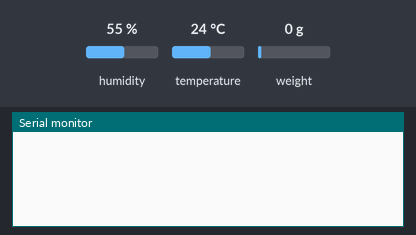
Simulated run of this sketch. Board: Arduino Uno, built with avr-gcc and run on an emulated ATmega328P. Parts: the last lines printed to the serial monitor. Wiring (inferred from the names in the program): DHT11 sensor: data pin 2. The test bench sets the inputs (shaded band); at power-on: weight on the scale 0 g, humidity 55 %, temperature 24 °C.

Above: at 6.0 s.
6.1 s: weight on the scale set to 100 g
At 9.8 s:
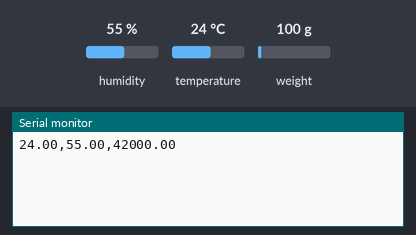
13.3 s: humidity set to 22 %
At 15.4 s:
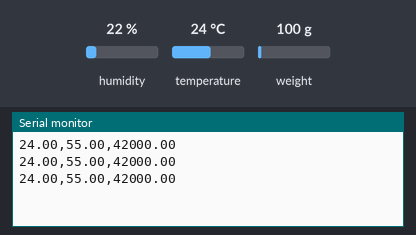
17.9 s: temperature set to 12 °C
At 19.4 s:
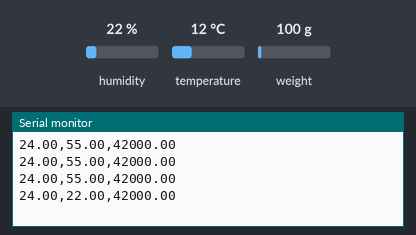
22.5 s: weight on the scale set to 1250 g
At 26.2 s:
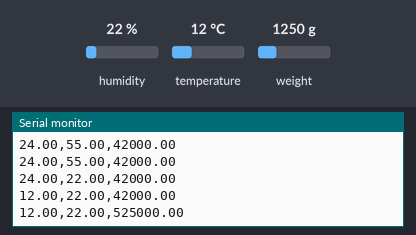
27.1 s: humidity set to 40 %
At 29.1 s:
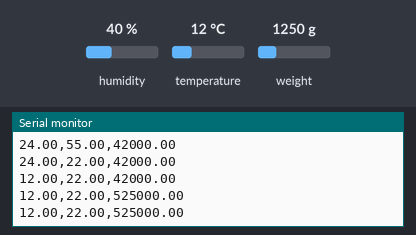
Timing chart, 0 to 30.6 s (numbered marks = the images above; inputs shaded):
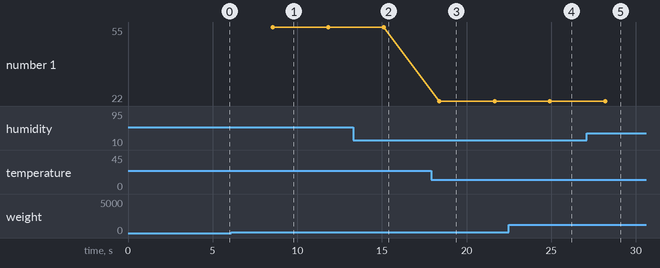

Measured:
- after the input at 6.1 s, the serial monitor: prints a new line after 2.4 s (image 1)
- after the input at 22.5 s, the serial monitor: prints a new line after 2.4 s (image 4)
- plotted number 1: 22 → 40 after the input at 27.1 s

The sketch:

scale.ino
```cpp
#include <DHT.h>
#include <HX711.h>

#define DHT_PIN                 2
#define SCALE_DOUT              3
#define SCALE_CLOCK             4

#define LOOP_GRANULARITY_MS     1000
#define SCALE_SAMPLE_SIZE       20

static DHT      dht(DHT_PIN, DHT11);
static HX711    scale(SCALE_DOUT, SCALE_CLOCK);

static float    g_fTemperature;
static float    g_fHumidity;
static float    g_fWeight;

void setup()
{
    Serial.begin (9600);

    scale.set_scale();

    g_fTemperature  = 0;
    g_fHumidity     = 0;
    g_fWeight       = 0;
}

void loop()
{
    g_fTemperature  = dht.readTemperature();
    g_fHumidity     = dht.readHumidity();

    scale.power_up();

    g_fWeight = scale.read_average(SCALE_SAMPLE_SIZE);

    scale.power_down();

    //
    // Have to cast and compare against 0 because of NaN
    //
    if( 0 != ( int ) g_fTemperature      &&
        0 != ( int ) g_fHumidity  &&
        0 != ( int ) g_fWeight )
    {
        //
        // CSV to make it easy to read off the serial line
        //
        Serial.print(g_fTemperature);
        Serial.print(",");
        Serial.print(g_fHumidity);
        Serial.print(",");
        Serial.println(g_fWeight);
    }

    delay(LOOP_GRANULARITY_MS);
}
```
